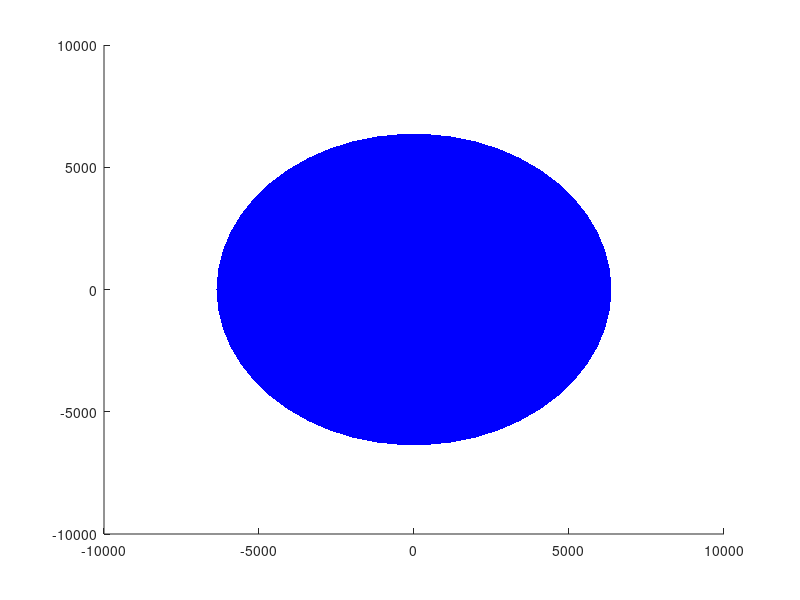

Reproduce this figure in MATLAB. (Note: this script raises an error after producing the figure.)
% -----------------
% ----- EX 10 -----
% -----------------

% ----- defining the variables -----
R = 6371;

% ----- generating sphere -----
[XS, YS, ZS] = sphere(50);
XS = XS * R; 
YS = YS * R; 
ZS = ZS * R;

% ----- plotting the sphere -----
figure;
hold on;
surf(XS, YS, ZS, 'FaceColor', 'blue', 'EdgeColor', 'none'); 
alpha(0.7); 

% ----- meridians & parallels -----
theta = deg2rad(0:15:360);
phi = deg2rad(-90:15:90); 

% ----- plot meridians -----
for i = 1:length(theta)
    x = R * cos(phi) * cos(theta(i));
    y = R * cos(phi) * sin(theta(i));
    z = R * sin(phi);
    plot3(x, y, z, 'k', 'LineWidth', 1.2); 
end

% ----- plot parallels -----
for j = 1:length(phi)
    x = R * cos(theta) * cos(phi(j));
    y = R * sin(theta) * cos(phi(j));
    z = R * sin(phi(j)) * ones(size(theta));
    plot3(x, y, z, 'k', 'LineWidth', 1.2); 
end

xlabel('X'); ylabel('Y'); zlabel('Z');
title('Earth with Meridians and Parallels (15° intervals)');
axis equal;
grid on;
hold off;

